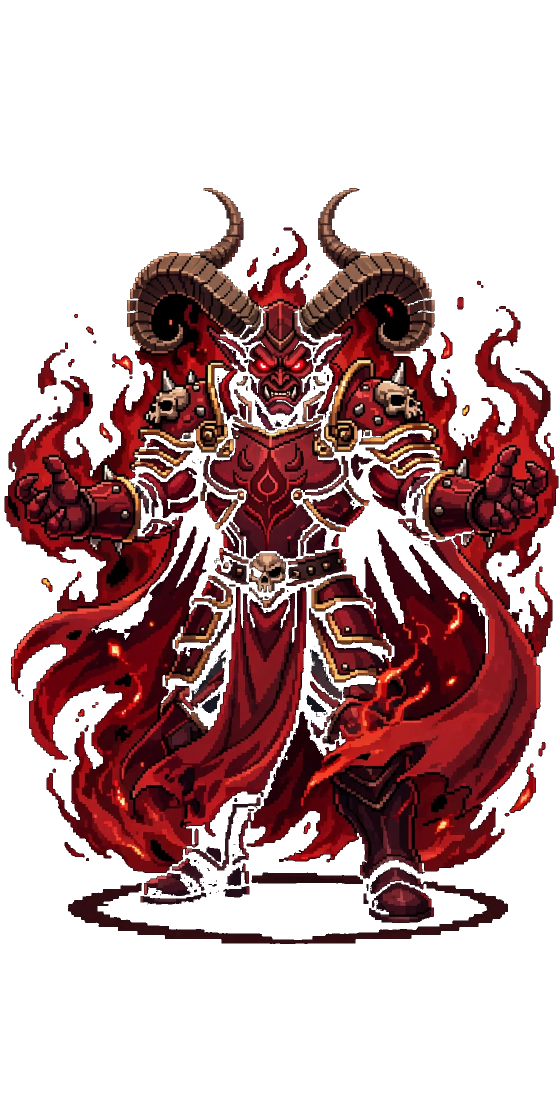
#> input picture assets/sprs/mon_huyet_ma_vuong.png, 1120 x 2240 px, found by its file name (shown at 1/2 size)
$ python build_huyet_ma_vuong_parts2.py
#> lines starting #> are read from the running program, lines starting #| are printed output that depends on the picture; after the words box and inside, x2 and y2 are one past the last pixel; in counts of white or black regions, pixels touching at a corner belong together
#!/usr/bin/env python3
"""Huyet Ma Vuong (Blood Demon King) remaining skeletal parts for Tu Tien Online.
dau/ham_duoi/mieng_trong already exist (kept as-is). This cuts the other 12 parts
from mon_huyet_ma_vuong.png (1120x2240) via seeded geodesic BFS on the foreground
(flood-filled from border, maxRGB<28), excluding already-claimed pixels.
canh_trai/canh_phai = the big flame-wing masses on both sides; duoi = the bright
flame tongues hanging between the legs (restricted to R>100).
Outputs boss_huyet_ma_vuong_part_<name>[_combat|_tinh_anh].png (RGBA full canvas),
adds _combat/_tinh_anh variants for the 3 existing parts, and updates
boss_parts_huyet_ma_vuong.json. Variants use verbatim recipe from build_boss_pet_parts.py.
Usage: python3 build_huyet_ma_vuong_parts2.py --seeds | (full)
"""
import argparse, json, os
from collections import deque
from PIL import Image, ImageDraw, ImageEnhance
import numpy as np
from scipy import ndimage

D = '/home/hatch/workspace/game-tu-tien/v2/assets/sprs'
SRC = os.path.join(D, 'mon_huyet_ma_vuong.png')
P = 'boss_huyet_ma_vuong'
MANIFEST = os.path.join(D, 'boss_parts_huyet_ma_vuong.json')

# (name, [seeds...], pivot(x,y), z). trai = screen-left (same convention as
# skeletal/cut_skeletal.py config for this boss).
PARTS = [
    ('duoi',           [(560, 1700), (600, 1750), (520, 1730)], (560, 1650), 3),
    ('tay_trai_duoi',  [(120, 1030), (160, 1100)], (210, 1090), 5),
    ('tay_phai_duoi',  [(1000, 1030), (960, 1100)], (910, 1090), 5),
    ('tay_trai_tren',  [(290, 1100), (330, 1180)], (330, 1080), 5),
    ('tay_phai_tren',  [(830, 1100), (790, 1180)], (790, 1080), 5),
    ('chan_trai_duoi', [(370, 1980), (350, 2040)], (370, 1900), 4),
    ('chan_phai_duoi', [(780, 1980), (770, 2040)], (780, 1900), 4),
    ('chan_trai_tren', [(370, 1780)], (370, 1700), 4),
    ('chan_phai_tren', [(780, 1780)], (780, 1700), 4),
    ('canh_trai',      [(120, 1400), (180, 1600), (100, 1720), (90, 900)], (330, 1200), 3),
    ('canh_phai',      [(1000, 1400), (950, 1600), (1030, 1720), (1030, 900)], (790, 1200), 3),
    ('than',           [(560, 1150), (560, 1300), (560, 1500), (480, 1650), (640, 1650)],
     (560, 1250), 6),
]
PNAME = [p[0] for p in PARTS]
OLD = ['dau', 'ham_duoi', 'mieng_trong']

# [13 lines left out: functions variant_combat, variant_tinh_anh, not called in this run]

def load():
    a = np.array(Image.open(SRC).convert('RGBA'))
#> a is the input picture: shape (2240, 1120, 4); mean R, G, B, A 37.4, 9.1, 10.2, 97.8
    H, W = a.shape[:2]
#> H = 2240; W = 1120
    rgb = a[:, :, :3].astype(int); mx = rgb.max(axis=2)
#> after `rgb = a[:, :, :3].astype(int)`:
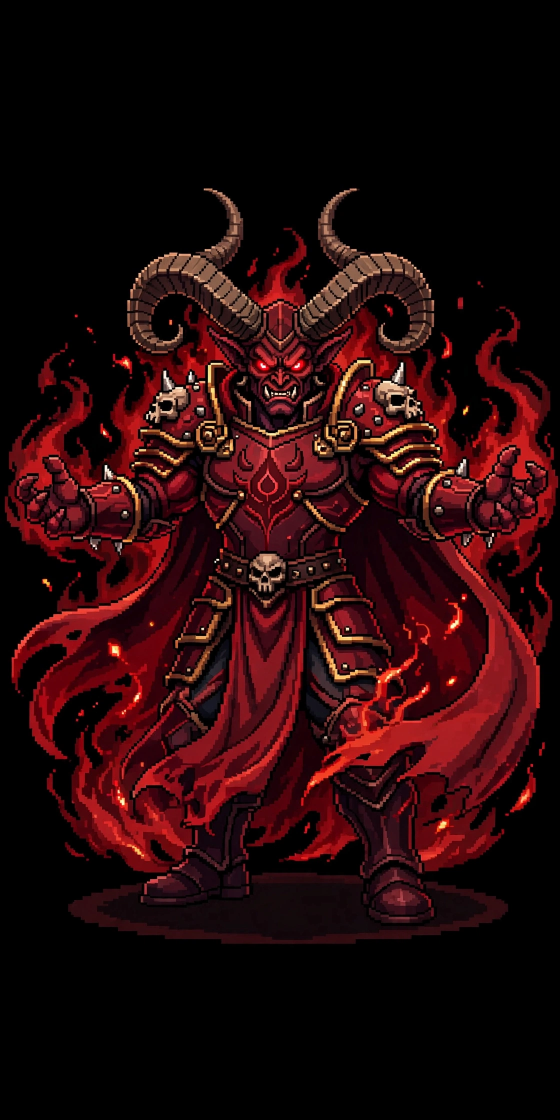
#> rgb: shape (2240, 1120, 3) int64 (shown at 1/2 size); mean R, G, B 37.4, 9.1, 10.2
#> after `mx = rgb.max(axis=2)`:
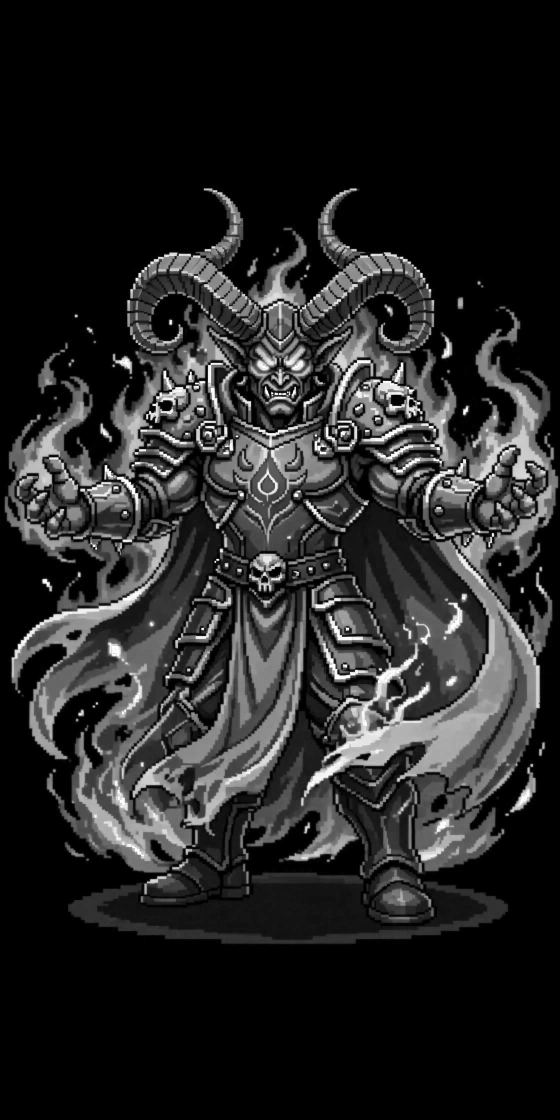
#> mx: shape (2240, 1120) int64 (shown at 1/2 size); min 0, max 255, mean 37.5
    bg = np.zeros((H, W), bool)
    seed = np.zeros((H, W), bool)
    seed[0, :] = seed[-1, :] = seed[:, 0] = seed[:, -1] = True
    seed &= (mx < 28)
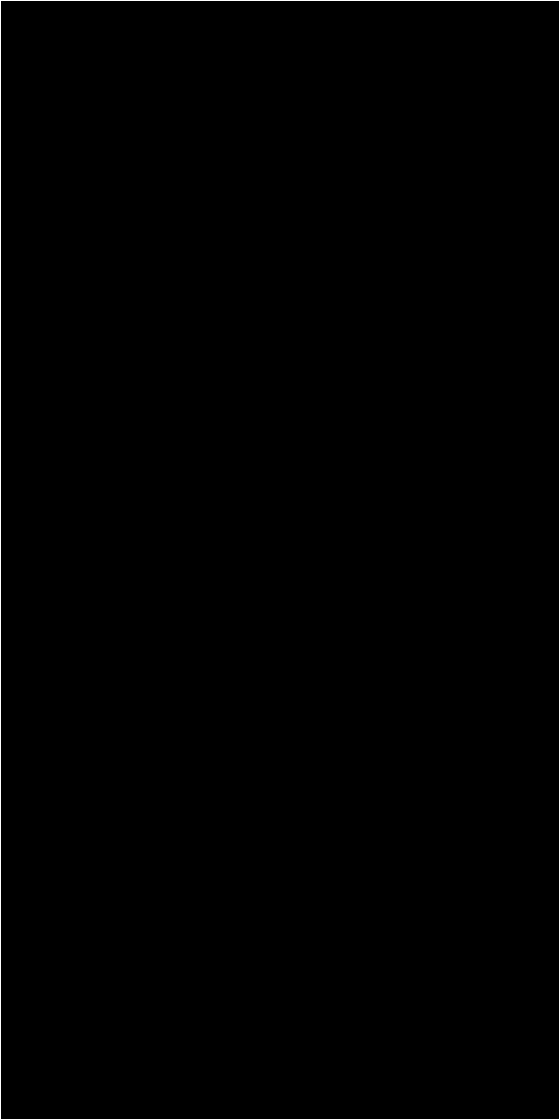
#> seed: shape (2240, 1120) bool (shown at 1/2 size); 0.27% white in thin lines or dots
    dq = deque(zip(*np.nonzero(seed))); bg[seed] = True
    while dq:
        y, x = dq.popleft()
        if y > 0 and not bg[y-1, x] and mx[y-1, x] < 28:
            bg[y-1, x] = True; dq.append((y-1, x))
        if y < H-1 and not bg[y+1, x] and mx[y+1, x] < 28:
            bg[y+1, x] = True; dq.append((y+1, x))
        if x > 0 and not bg[y, x-1] and mx[y, x-1] < 28:
            bg[y, x-1] = True; dq.append((y, x-1))
        if x < W-1 and not bg[y, x+1] and mx[y, x+1] < 28:
            bg[y, x+1] = True; dq.append((y, x+1))
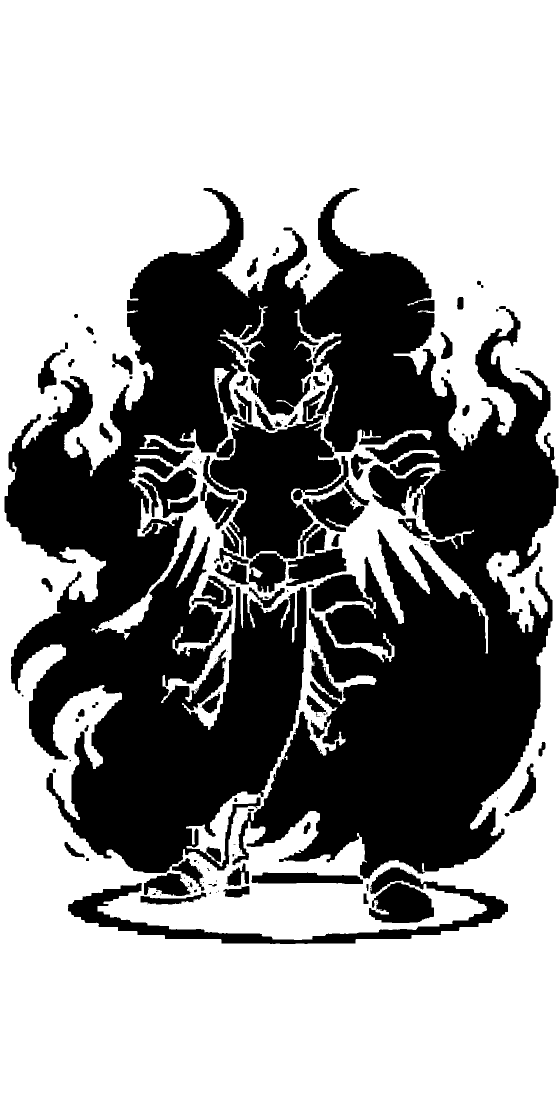
#> bg: shape (2240, 1120) bool (shown at 1/2 size); 61.7% white; 198 black regions (105 under 20 px), largest, box (x1, y1, x2, y2) and area: (9, 376, 1117, 1757) 865564, (136, 1735, 1016, 1888) 23927, (738, 1765, 868, 1846) 7434
    fg = ~bg
    claimed = np.zeros((H, W), bool)
    for n in OLD:
#> (the run stopped early here; a loop or call above may not have finished)
